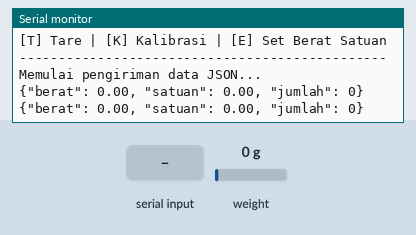
This sketch was run on a simulated Arduino Uno, built with avr-gcc and run on an emulated ATmega328P. Shown: the last lines printed to the serial monitor. Inputs (shaded band) come from the test bench; at power-on: weight on the scale 0 g.

Above: at 2.4 s.
2.5 s: "T90\n" received over Serial
At 3.93 s:
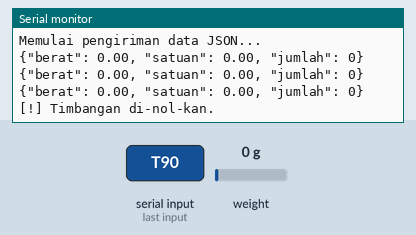
5.2 s: "K90\n" received over Serial
At 5.8 s:
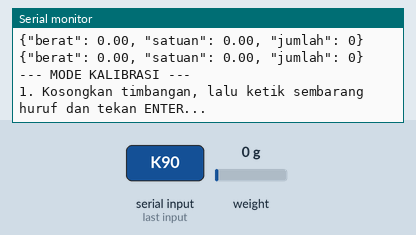
6.8 s: "90,45\n" received over Serial
At 9.0 s:
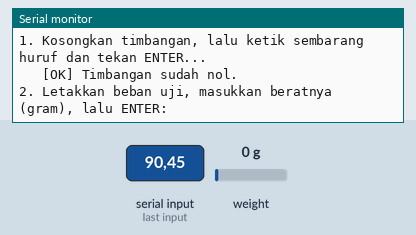
9.3 s: "30,150\n" received over Serial
At 11.01 s:
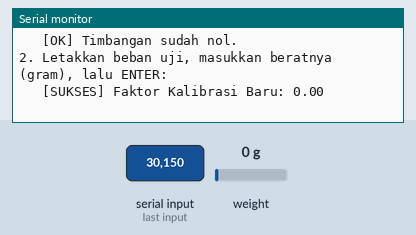
12.3 s: "E90\n" received over Serial
At 13.1 s:
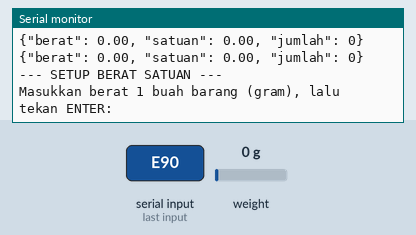
13.8 s: "0\n" received over Serial
At 14.01 s:
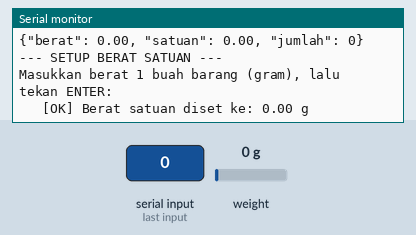

The sketch:

main.ino
```cpp
#include "HX711.h"

const int LOADCELL_DOUT_PIN = 3;
const int LOADCELL_SCK_PIN = 2;

HX711 scale;

// VARIABEL KONTROL
float calibration_factor = 414.20;
float smoothedWeight = 0.0;
float unitWeight = 0.0;

const float alpha = 0.1;

unsigned long lastPrintTime = 0;

void setup() {
  Serial.begin(9600);

  Serial.println("\n=== SISTEM MULAI ===");
  Serial.println("Mencoba terhubung ke modul HX711...");

  scale.begin(LOADCELL_DOUT_PIN, LOADCELL_SCK_PIN);
  scale.set_scale(calibration_factor);

  Serial.println("Melakukan Tare (Nol) awal...");
  Serial.println("(Jika program berhenti di sini, cek kabel DT/SCK!)");

  scale.tare();

  Serial.println("\n=== TIMBANGAN DIGITAL READY ===");
  Serial.println("Ketik perintah lalu tekan ENTER:");
  Serial.println("[T] Tare | [K] Kalibrasi | [E] Set Berat Satuan");
  Serial.println("-----------------------------------------------");
  Serial.println("Memulai pengiriman data JSON...");
}

void loop() {
  // 1. SISTEM MENU SERIAL
  if (Serial.available() > 0) {
    String inputString = Serial.readStringUntil('\n');
    inputString.trim();

    if (inputString.length() > 0) {
      char cmd = toupper(inputString[0]);

      if (cmd == 'T') {
        scale.tare();
        smoothedWeight = 0; // Reset memori filter agar angka langsung ke 0
        Serial.println("\n[!] Timbangan di-nol-kan.");
      }
      else if (cmd == 'K') {
        startCalibration();
      }
      else if (cmd == 'E') {
        startCountingSetup();
      }
    }
  }

  if (scale.is_ready()) {

    float rawWeight = scale.get_units(3);
    //filter EMA
    smoothedWeight = (alpha * rawWeight) + ((1.0 - alpha) * smoothedWeight);

    if (abs(smoothedWeight) < 0.5) {
      smoothedWeight = 0.0;
    }

    if (millis() - lastPrintTime >= 500) {
      // Hitung jumlah barang
      int jumlahBarang = (unitWeight > 0 && smoothedWeight > (unitWeight * 0.5))
                          ? round(smoothedWeight / unitWeight)
                          : 0;

      Serial.print("{\"berat\": ");
      Serial.print(abs(smoothedWeight), 2);
      Serial.print(", \"satuan\": ");
      Serial.print(unitWeight, 2);
      Serial.print(", \"jumlah\": ");
      Serial.print(jumlahBarang);
      Serial.println("}");

      lastPrintTime = millis();
    }
  }
}

// FUNGSI KALIBRASI
void startCalibration() {
  Serial.println("\n--- MODE KALIBRASI ---");
  Serial.println("1. Kosongkan timbangan, lalu ketik sembarang huruf dan tekan ENTER...");

  // Menunggu Enter
  while (Serial.available() == 0);
  Serial.readStringUntil('\n');

  scale.tare();
  smoothedWeight = 0;
  Serial.println("   [OK] Timbangan sudah nol.");

  Serial.println("2. Letakkan beban uji, masukkan beratnya (gram), lalu ENTER:");

  while (Serial.available() == 0);
  float realWeight = Serial.parseFloat();
  Serial.readStringUntil('\n');

  if (realWeight > 0) {

    long reading = scale.get_value(15);
    calibration_factor = (float)reading / realWeight;
    scale.set_scale(calibration_factor);

    Serial.print("   [SUKSES] Faktor Kalibrasi Baru: ");
    Serial.println(calibration_factor);
  } else {
    Serial.println("   [GAGAL] Input berat tidak valid.");
  }
}

// FUNGSI HITUNG BARANG
void startCountingSetup() {
  Serial.println("\n--- SETUP BERAT SATUAN ---");
  Serial.println("Masukkan berat 1 buah barang (gram), lalu tekan ENTER:");

  while (Serial.available() == 0);
  unitWeight = Serial.parseFloat();
  Serial.readStringUntil('\n');


  Serial.print("   [OK] Berat satuan diset ke: ");
  Serial.print(unitWeight);
  Serial.println(" g");
}
```

Measured:
- after the input at 2.5 s, the serial monitor: prints a new line after 1.2 s (image 1)
- after the input at 5.2 s, the serial monitor: prints a new line after 0.08 s (image 2)
- after the input at 6.8 s, the serial monitor: prints a new line after 1.0 s (image 3)
- after the input at 9.3 s, the serial monitor: prints a new line after 1.5 s (image 4)
- after the input at 12.3 s, the serial monitor: prints a new line after 0.06 s (image 5)
- after the input at 13.8 s, the serial monitor: prints a new line at once (image 6)
